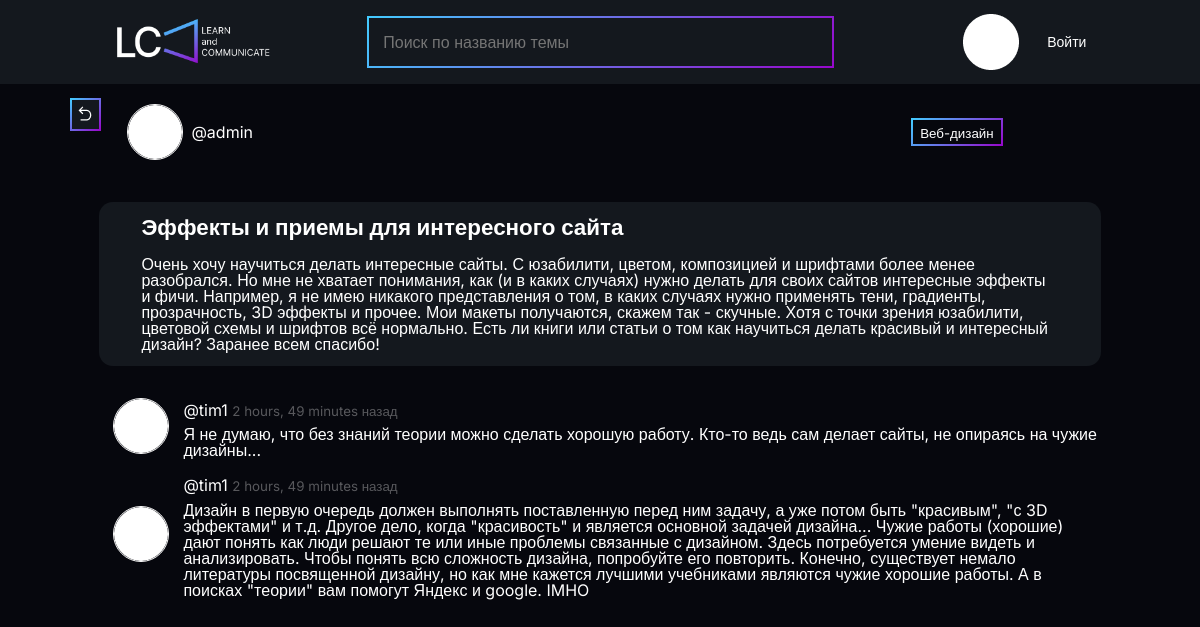
The app's page /room/30/ with its own data.
### base/models.py (models this page shows, shortened)
class Room(models.Model):
    host = models.ForeignKey(User, on_delete=models.SET_NULL, null = True)
    topic = models.ForeignKey(Topic, on_delete=models.SET_NULL, null = True)
    name = models.CharField(max_length=200)
    description = models.TextField(null=True, blank=True)
    participants = models.ManyToManyField(User, related_name='participants', blank=True)
    updated = models.DateTimeField(auto_now=True)
    created=models.DateTimeField(auto_now_add=True)
    class Meta:
        ordering = ['-updated', '-created']

class Topic(models.Model):
    name = models.CharField(max_length=200)

class Message(models.Model):
    user =  models.ForeignKey(User, on_delete=models.CASCADE)
    room = models.ForeignKey(Room, on_delete=models.CASCADE)
    body = models.TextField()
    updated = models.DateTimeField(auto_now=True)
    created=models.DateTimeField(auto_now_add=True)
    class Meta:
        ordering = ['-updated', '-created']

### base/views.py (the view, shortened to what this page needs)
# urls.py: path('room/<str:pk>/', views.room, name = 'room'),
def room(request, pk):
    room = Room.objects.get(id = pk)
    room_messages = room.message_set.all().order_by('created')
    participants = room.participants.all()
    context = {'room':room, 'room_messages':room_messages, 'participants':participants}
    return render(request, 'base/room.html', context)

### base/templates/base/room.html (shortened to what this page needs)
{%extends 'main.html' %} {%load static%} {%block content%}
<div class="room-container">
    <div class="host">
        <a href="{%url 'home'%}"
            ><div id="host-home-link" class="home-link"
                ><img src="{%static 'images/back.png'%}" alt="" /></div
        ></a>
        <div class="host-info">
            <div id="1">
                <a href="{%url 'user-profile' request.user.id%}">
                    <img
                        src="{%static 'images/circle.png'%}"
                        alt=""
                        class="auth-image"
                    />
                </a>
                <span>@{{room.host.username}}</span>
            </div>
            <div>
                <small class="btn-room">{{room.topic.name}}</small>
            </div>
        </div>
    </div>
    <div class="room-info">
        <h1>{{room.name}}</h1>
        <p>{{room.description}}</p>
    </div>
    <div class="comment-wrapper">
        {%for message in room_messages%}
        <div class="comment-cont">
            <a href="{%url 'user-profile' request.user.id%}">
                <img
                    src="{%static 'images/circle.png'%}"
                    alt=""
                    class="auth-image"
                />
            </a>
            <div class="com-body">
                <p
                    >@{{message.user}} <small>{{message.created|timesince}} назад</small>
                    </p
                >
                <p>{{message.body}}</p>
            </div>
        </div>
        {%endfor%}
    </div>
</div>
{%endblock content%}

### static/main.css (style rules this page uses)
* { padding: 0; margin: 0; border: 0; }
*, *:before, *:after { -webkit-box-sizing: border-box; box-sizing: border-box; }
html, body { height: 100%; width: 100%; font-size: 100%; line-height: 1; font-size: 14px; -ms-text-size-adjust: 100%; -moz-text-size-adjust: 100%; -webkit-text-size-adjust: 100%; }
a, a:visited { text-decoration: none; }
img { vertical-align: top; }
h1, h2, h3, h4, h5, h6 { font-size: inherit; font-weight: 400; }
.auth-image { width: 4rem; height: 4rem; border-radius: 50%; -o-object-fit: scale-down; object-fit: scale-down; border: 0.1rem solid white; }
.home-link { position: absolute; top: 5rem; left: 30rem; background-color: #14181E; border: 2px solid white; -o-border-image: linear-gradient(135deg, #43CBFF 0%, #9708CC 100%); border-image: linear-gradient(135deg, #43CBFF 0%, #9708CC 100%); border-image-slice: 1; padding: 0.4em; }
#host-home-link { top: 7rem; left: 5rem; }
.room-container { padding: 1.4rem 7.1rem; display: -ms-grid; display: grid; -ms-grid-rows: 5rem 2rem minmax(10rem, auto) 2rem auto 2rem auto; grid-template-rows: 5rem minmax(10rem, auto) auto auto; -webkit-hyphens: auto; -ms-hyphens: auto; hyphens: auto; gap: 2rem; }
.host-info { display: -webkit-box; display: -ms-flexbox; display: flex; -webkit-box-pack: justify; -ms-flex-pack: justify; justify-content: space-between; -webkit-box-align: center; -ms-flex-align: center; align-items: center; padding-right: 6rem; margin-left: 2rem; }
.host-info div { display: -webkit-box; display: -ms-flexbox; display: flex; -webkit-box-align: center; -ms-flex-align: center; align-items: center; }
.host-info div img { margin-right: 0.5em; }
.host-info .btn-room { height: 2rem; padding: 0.5rem; border: 2px solid white; -o-border-image: linear-gradient(135deg, #43CBFF 0%, #9708CC 100%); border-image: linear-gradient(135deg, #43CBFF 0%, #9708CC 100%); border-image-slice: 1; margin-right: 1rem; }
.room-info { background-color: #14181E; border-radius: 1rem; padding: 1rem 3rem; }
.room-info h1 { font-weight: 600; margin-bottom: 0.8em; font-size: 1.6rem; }
.comment-cont { margin-left: 1rem; -webkit-box-align: center; -ms-flex-align: center; align-items: center; display: -ms-grid; display: grid; -ms-grid-columns: 4rem 1fr; grid-template-columns: 4rem 1fr; margin-bottom: 0.8rem; }
.comment-cont small { color: #FFFFFF54; }
.com-body { display: -webkit-box; display: -ms-flexbox; display: flex; -webkit-box-orient: vertical; -webkit-box-direction: normal; -ms-flex-direction: column; flex-direction: column; margin-left: 1rem; -webkit-box-pack: space-evenly; -ms-flex-pack: space-evenly; justify-content: space-evenly; }
.com-body p { margin-top: 0.5em; }
body { font-family: "Inter", sans-serif; font-size: 16px; font-weight: 400; color: white; background-color: #06070D; }
body a { color: white; }

### records on screen
Room: host.username "admin", topic.name "Веб-дизайн", name "Эффекты и приемы для интересного сайта", description "Очень хочу научиться делать интересные сайты. С юзабилити, цветом, композицией и шрифтами более менее разобрался. Но мне не хватает понимания, как (и в каких случаях) нужно делать для своих сайтов интересные эффекты и фичи. Например, я не имею никакого представления о том, в каких случаях нужно применять тени, градиенты, прозрачность, 3D эффекты и прочее. Мои макеты получаются, скажем так - скучные. Хотя с точки зрения юзабилити, цветовой схемы и шрифтов всё нормально. Есть ли книги или статьи о том как научиться делать красивый и интересный дизайн? Заранее всем спасибо!"
Message: user "tim1", created "2 hours, 49 minutes", body "Я не думаю, что без знаний теории можно сделать хорошую работу. Кто-то ведь сам делает сайты, не опираясь на чужие дизайны..."
Message: user "tim1", created "2 hours, 49 minutes", body "Дизайн в первую очередь должен выполнять поставленную перед ним задачу, а уже потом быть \"красивым\", \"с 3D эффектами\" и т.д. Другое дело, когда \"красивость\" и является основной задачей дизайна... Чужие работы (хорошие) дают понять как люди решают те или иные проблемы связанные с дизайном. Здесь потребуется умение видеть и анализировать. Чтобы понять всю сложность дизайна, попробуйте его повторить. Конечно, существует немало литературы посвященной дизайну, но как мне кажется лучшими учебниками являются чужие хорошие работы. А в поисках \"теории\" вам помогут Яндекс и google. IMHO"
